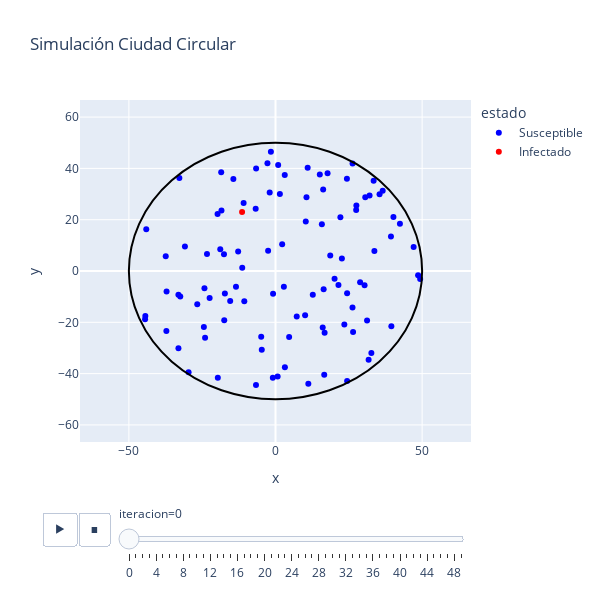

This figure's notebook cell:
### Markdown cell above
## 2. Configuración Ciudad Circular (Problema 2)

**Fase 3:**
* [cite_start]Se crea una ciudad circular de radio $R = D/2$[cite: 13].
* [cite_start]**Distribución:** Para distribuir uniformemente en un círculo, el radio se calcula como $R \sqrt{u}$ donde $u$ es aleatorio uniforme[cite: 13, 24].

**Fase 4:**
* Misma lógica de movimiento e infección, pero verificando que las personas se mantengan dentro del radio del círculo.

### Code cell
def simulacion_circular(N, D, r_inf, tasa_rec, n_steps):
    radio_ciudad = D / 2
    
    # --- FASE 3: INICIALIZACIÓN CIRCULAR ---
    # [cite_start]Distribución uniforme modificada para círculo [cite: 13, 24]
    theta = np.random.uniform(0, 2 * np.pi, N)
    u = np.random.uniform(0, 1, N)
    r_pos = radio_ciudad * np.sqrt(u) # Raíz cuadrada para uniformidad
    
    # Coordenadas polares a cartesianas
    pos_x = r_pos * np.cos(theta)
    pos_y = r_pos * np.sin(theta)
    
    estados = np.zeros(N, dtype=int)
    estados[np.random.randint(0, N)] = 1
    
    datos_simulacion = []

    # --- FASE 4: ITERACIÓN ---
    for t in range(n_steps):
        
        # Guardar datos
        for i in range(N):
            estado_label = "Susceptible"
            if estados[i] == 1: estado_label = "Infectado"
            elif estados[i] == 2: estado_label = "Recuperado"
            
            datos_simulacion.append({
                "iteracion": t, "id": i, "x": pos_x[i], "y": pos_y[i], "estado": estado_label
            })
        
        # [cite_start]Movimiento Normal [cite: 39]
        dx = np.random.normal(0, velocidad_std, N)
        dy = np.random.normal(0, velocidad_std, N)
        
        # Calcular nueva posición tentativa
        nuevo_x = pos_x + dx
        nuevo_y = pos_y + dy
        
        # Validar límites circulares (si sale, se queda en posición anterior o se ajusta)
        dist_centro = np.sqrt(nuevo_x**2 + nuevo_y**2)
        mask_dentro = dist_centro <= radio_ciudad
        
        # Solo actualizamos si están dentro del radio
        pos_x = np.where(mask_dentro, nuevo_x, pos_x)
        pos_y = np.where(mask_dentro, nuevo_y, pos_y)
        
        # [cite_start]Infección y Recuperación (Idéntico a lógica anterior) [cite: 42, 44]
        nuevos_infectados = []
        indices_infectados = np.where(estados == 1)[0]
        indices_susceptibles = np.where(estados == 0)[0]
        
        for s_idx in indices_susceptibles:
            p_s = np.array([pos_x[s_idx], pos_y[s_idx]])
            for i_idx in indices_infectados:
                p_i = np.array([pos_x[i_idx], pos_y[i_idx]])
                if calcular_distancia(p_s, p_i, r_inf):
                    nuevos_infectados.append(s_idx)
                    break 
        
        estados[nuevos_infectados] = 1
        
        for i_idx in indices_infectados:
            if np.random.uniform(0, 1) < tasa_rec:
                estados[i_idx] = 2

    return pd.DataFrame(datos_simulacion)

# Ejecutar
df_circ = simulacion_circular(N, D, r_infeccion, tasa_recuperacion, n_iteraciones)

# [cite_start]Animación Circular [cite: 46]
fig_c = px.scatter(df_circ, x="x", y="y", animation_frame="iteracion", animation_group="id",
           color="estado", hover_name="id", range_x=[-D/1.5, D/1.5], range_y=[-D/1.5, D/1.5],
           color_discrete_map={"Susceptible": "blue", "Infectado": "red", "Recuperado": "green"},
           title="Simulación Ciudad Circular")

# Dibujar borde
fig_c.add_shape(type="circle", xref="x", yref="y", x0=-D/2, y0=-D/2, x1=D/2, y1=D/2, line_color="Black")
fig_c.layout.updatemenus[0].buttons[0].args[1]['frame']['duration'] = 100
fig_c.update_layout(width=600, height=600)
fig_c.show()

### Figure 1 — Plotly figure (JSON) as saved in the notebook; plotly's stock layout.template omitted (floating-point values rounded to 4 significant figures)
{"data": [{"hovertemplate": "<b>%{hovertext}</b><br><br>estado=Susceptible<br>iteracion=0<br>x=%{x}<br>y=%{y}<extra></extra>", "hovertext": [0.0, 1.0, 2.0, 3.0, 4.0, 5.0, 6.0, 7.0, 8.0, 9.0, 10.0, 11.0, 12.0, 13.0, 14.0, 15.0, 16.0, 17.0, 18.0, 19.0, 20.0, 21.0, 22.0, 23.0, 24.0, 25.0, 26.0, 27.0, 28.0, 29.0, 30.0, 31.0, 32.0, 33.0, 34.0, 35.0, 36.0, 37.0, 38.0, 39.0, 40.0, 41.0, 42.0, 43.0, 44.0, 45.0, 46.0, 47.0, 48.0, 49.0, 50.0, 51.0, 52.0, 53.0, 54.0, 55.0, 56.0, 57.0, 58.0, 59.0, 60.0, 61.0, 62.0, 63.0, 64.0, 65.0, 66.0, 67.0, 68.0, 69.0, 70.0, 71.0, 72.0, 73.0, 74.0, 75.0, 76.0, 77.0, 78.0, 79.0, 80.0, 81.0, 82.0, 83.0, 84.0, 85.0, 87.0, 88.0, 89.0, 90.0, 91.0, 92.0, 93.0, 94.0, 95.0, 96.0, 97.0, 98.0, 99.0], "ids": [0, 1, 2, 3, 4, 5, 6, 7, 8, 9, 10, 11, 12, 13, 14, 15, 16, 17, 18, 19, 20, 21, 22, 23, 24, 25, 26, 27, 28, 29, 30, 31, 32, 33, 34, 35, 36, 37, 38, 39, 40, 41, 42, 43, 44, 45, 46, 47, 48, 49, 50, 51, 52, 53, 54, 55, 56, 57, 58, 59, 60, 61, 62, 63, 64, 65, 66, 67, 68, 69, 70, 71, 72, 73, 74, 75, 76, 77, 78, 79, 80, 81, 82, 83, 84, 85, 87, 88, 89, 90, 91, 92, 93, 94, 95, 96, 97, 98, 99], "legendgroup": "Susceptible", "marker": {"color": "blue", "symbol": "circle"}, "mode": "markers", "name": "Susceptible", "orientation": "v", "showlegend": true, "type": "scatter", "x": [-17.26, 15.11, -15.45, 47.11, 27.58, -10.88, -17.57, 22.13, 30.61, -4.681, -22.46, -37.14, -30.89, 20.14, 18.67, 17.76, -29.64, 15.81, -37.21, -13.48, 30.37, 26.46, 24.42, 27.5, 31.76, 33.46, -10.64, -4.872, 26.29, -17.48, 39.37, -6.759, 26.26, 10.33, 42.43, -44.06, 16.1, 40.21, -18.42, 12.72, 32.08, -14.37, 4.652, -24.23, 24.42, 35.48, 39.5, 16.41, 24.35, 22.64, 49.33, -11.34, -26.68, -24.43, 11.2, 16.62, 10.57, 3.153, 32.69, 2.853, -33.1, 48.63, -0.8323, 2.274, 16.75, -12.74, 33.73, -18.52, 3.202, 21.47, -6.615, 0.9056, -44.48, 7.24, -0.9081, -44.39, -24.01, 1.492, -18.83, -1.569, 23.47, 36.55, -19.67, -1.981, -37.43, -2.518, -2.75, 0.7224, -19.76, -6.655, -23.36, -32.47, -33.11, 28.85, -32.78, 10.97, 31.22, 16.25, 10.1], "xaxis": "x", "y": [-8.804, 37.66, -11.73, 9.393, 25.53, 26.55, 6.484, 20.93, 28.73, -30.67, -10.52, -7.995, 9.516, -2.99, 6.04, 38.12, -39.48, 18.24, -23.41, -6.112, -5.596, -23.81, -8.695, 23.82, -34.61, 35.23, -11.76, -25.61, 41.92, -19.25, 13.47, 24.25, -14.19, 19.28, 18.45, 16.28, -21.98, 21.02, 23.58, -9.266, 29.43, 35.84, -25.77, -6.745, -42.92, 29.96, -21.54, -7.114, 35.99, 4.892, -3.153, 1.27, -12.98, -21.79, -43.99, -40.49, 28.74, 37.47, -31.94, -6.112, -30.16, -1.62, -8.915, 10.43, -24.1, 7.562, 7.795, 38.46, -37.51, -5.483, 39.92, 41.37, -18.79, -17.74, -41.59, -17.56, -26.02, 30.04, 8.493, 46.52, -20.85, 31.24, -41.62, 30.62, 5.79, 7.848, 42.05, -41.16, 22.21, -44.47, 6.617, -9.933, -9.233, -4.412, 36.22, 40.27, -19.32, 31.81, -17.21], "yaxis": "y"}, {"hovertemplate": "<b>%{hovertext}</b><br><br>estado=Infectado<br>iteracion=0<br>x=%{x}<br>y=%{y}<extra></extra>", "hovertext": [86.0], "ids": [86], "legendgroup": "Infectado", "marker": {"color": "red", "symbol": "circle"}, "mode": "markers", "name": "Infectado", "orientation": "v", "showlegend": true, "type": "scatter", "x": [-11.39], "xaxis": "x", "y": [22.98], "yaxis": "y"}], "layout": {"height": 600, "legend": {"title": {"text": "estado"}, "tracegroupgap": 0}, "shapes": [{"line": {"color": "Black"}, "type": "circle", "x0": -50, "x1": 50, "xref": "x", "y0": -50, "y1": 50, "yref": "y"}], "sliders": [{"active": 0, "currentvalue": {"prefix": "iteracion="}, "len": 0.9, "pad": {"b": 10, "t": 60}, "steps": [{"args": [["0"], {"frame": {"duration": 0, "redraw": false}, "fromcurrent": true, "mode": "immediate", "transition": {"duration": 0, "easing": "linear"}}], "label": "0", "method": "animate"}, {"args": [["1"], {"frame": {"duration": 0, "redraw": false}, "fromcurrent": true, "mode": "immediate", "transition": {"duration": 0, "easing": "linear"}}], "label": "1", "method": "animate"}, {"args": [["2"], {"frame": {"duration": 0, "redraw": false}, "fromcurrent": true, "mode": "immediate", "transition": {"duration": 0, "easing": "linear"}}], "label": "2", "method": "animate"}, {"args": [["3"], {"frame": {"duration": 0, "redraw": false}, "fromcurrent": true, "mode": "immediate", "transition": {"duration": 0, "easing": "linear"}}], "label": "3", "method": "animate"}, {"args": [["4"], {"frame": {"duration": 0, "redraw": false}, "fromcurrent": true, "mode": "immediate", "transition": {"duration": 0, "easing": "linear"}}], "label": "4", "method": "animate"}, {"args": [["5"], {"frame": {"duration": 0, "redraw": false}, "fromcurrent": true, "mode": "immediate", "transition": {"duration": 0, "easing": "linear"}}], "label": "5", "method": "animate"}, {"args": [["6"], {"frame": {"duration": 0, "redraw": false}, "fromcurrent": true, "mode": "immediate", "transition": {"duration": 0, "easing": "linear"}}], "label": "6", "method": "animate"}, {"args": [["7"], {"frame": {"duration": 0, "redraw": false}, "fromcurrent": true, "mode": "immediate", "transition": {"duration": 0, "easing": "linear"}}], "label": "7", "method": "animate"}, {"args": [["8"], {"frame": {"duration": 0, "redraw": false}, "fromcurrent": true, "mode": "immediate", "transition": {"duration": 0, "easing": "linear"}}], "label": "8", "method": "animate"}, {"args": [["9"], {"frame": {"duration": 0, "redraw": false}, "fromcurrent": true, "mode": "immediate", "transition": {"duration": 0, "easing": "linear"}}], "label": "9", "method": "animate"}, {"args": [["10"], {"frame": {"duration": 0, "redraw": false}, "fromcurrent": true, "mode": "immediate", "transition": {"duration": 0, "easing": "linear"}}], "label": "10", "method": "animate"}, {"args": [["11"], {"frame": {"duration": 0, "redraw": false}, "fromcurrent": true, "mode": "immediate", "transition": {"duration": 0, "easing": "linear"}}], "label": "11", "method": "animate"}, {"args": [["12"], {"frame": {"duration": 0, "redraw": false}, "fromcurrent": true, "mode": "immediate", "transition": {"duration": 0, "easing": "linear"}}], "label": "12", "method": "animate"}, {"args": [["13"], {"frame": {"duration": 0, "redraw": false}, "fromcurrent": true, "mode": "immediate", "transition": {"duration": 0, "easing": "linear"}}], "label": "13", "method": "animate"}, {"args": [["14"], {"frame": {"duration": 0, "redraw": false}, "fromcurrent": true, "mode": "immediate", "transition": {"duration": 0, "easing": "linear"}}], "label": "14", "method": "animate"}, {"args": [["15"], {"frame": {"duration": 0, "redraw": false}, "fromcurrent": true, "mode": "immediate", "transition": {"duration": 0, "easing": "linear"}}], "label": "15", "method": "animate"}, {"args": [["16"], {"frame": {"duration": 0, "redraw": false}, "fromcurrent": true, "mode": "immediate", "transition": {"duration": 0, "easing": "linear"}}], "label": "16", "method": "animate"}, {"args": [["17"], {"frame": {"duration": 0, "redraw": false}, "fromcurrent": true, "mode": "immediate", "transition": {"duration": 0, "easing": "linear"}}], "label": "17", "method": "animate"}, {"args": [["18"], {"frame": {"duration": 0, "redraw": false}, "fromcurrent": true, "mode": "immediate", "transition": {"duration": 0, "easing": "linear"}}], "label": "18", "method": "animate"}, {"args": [["19"], {"frame": {"duration": 0, "redraw": false}, "fromcurrent": true, "mode": "immediate", "transition": {"duration": 0, "easing": "linear"}}], "label": "19", "method": "animate"}, {"args": [["20"], {"frame": {"duration": 0, "redraw": false}, "fromcurrent": true, "mode": "immediate", "transition": {"duration": 0, "easing": "linear"}}], "label": "20", "method": "animate"}, {"args": [["21"], {"frame": {"duration": 0, "redraw": false}, "fromcurrent": true, "mode": "immediate", "transition": {"duration": 0, "easing": "linear"}}], "label": "21", "method": "animate"}, {"args": [["22"], {"frame": {"duration": 0, "redraw": false}, "fromcurrent": true, "mode": "immediate", "transition": {"duration": 0, "easing": "linear"}}], "label": "22", "method": "animate"}, {"args": [["23"], {"frame": {"duration": 0, "redraw": false}, "fromcurrent": true, "mode": "immediate", "transition": {"duration": 0, "easing": "linear"}}], "label": "23", "method": "animate"}, {"args": [["24"], {"frame": {"duration": 0, "redraw": false}, "fromcurrent": true, "mode": "immediate", "transition": {"duration": 0, "easing": "linear"}}], "label": "24", "method": "animate"}, {"args": [["25"], {"frame": {"duration": 0, "redraw": false}, "fromcurrent": true, "mode": "immediate", "transition": {"duration": 0, "easing": "linear"}}], "label": "25", "method": "animate"}, {"args": [["26"], {"frame": {"duration": 0, "redraw": false}, "fromcurrent": true, "mode": "immediate", "transition": {"duration": 0, "easing": "linear"}}], "label": "26", "method": "animate"}, {"args": [["27"], {"frame": {"duration": 0, "redraw": false}, "fromcurrent": true, "mode": "immediate", "transition": {"duration": 0, "easing": "linear"}}], "label": "27", "method": "animate"}, {"args": [["28"], {"frame": {"duration": 0, "redraw": false}, "fromcurrent": true, "mode": "immediate", "transition": {"duration": 0, "easing": "linear"}}], "label": "28", "method": "animate"}, {"args": [["29"], {"frame": {"duration": 0, "redraw": false}, "fromcurrent": true, "mode": "immediate", "transition": {"duration": 0, "easing": "linear"}}], "label": "29", "method": "animate"}, {"args": [["30"], {"frame": {"duration": 0, "redraw": false}, "fromcurrent": true, "mode": "immediate", "transition": {"duration": 0, "easing": "linear"}}], "label": "30", "method": "animate"}, {"args": [["31"], {"frame": {"duration": 0, "redraw": false}, "fromcurrent": true, "mode": "immediate", "transition": {"duration": 0, "easing": "linear"}}], "label": "31", "method": "animate"}, {"args": [["32"], {"frame": {"duration": 0, "redraw": false}, "fromcurrent": true, "mode": "immediate", "transition": {"duration": 0, "easing": "linear"}}], "label": "32", "method": "animate"}, {"args": [["33"], {"frame": {"duration": 0, "redraw": false}, "fromcurrent": true, "mode": "immediate", "transition": {"duration": 0, "easing": "linear"}}], "label": "33", "method": "animate"}, {"args": [["34"], {"frame": {"duration": 0, "redraw": false}, "fromcurrent": true, "mode": "immediate", "transition": {"duration": 0, "easing": "linear"}}], "label": "34", "method": "animate"}, {"args": [["35"], {"frame": {"duration": 0, "redraw": false}, "fromcurrent": true, "mode": "immediate", "transition": {"duration": 0, "easing": "linear"}}], "label": "35", "method": "animate"}, {"args": [["36"], {"frame": {"duration": 0, "redraw": false}, "fromcurrent": true, "mode": "immediate", "transition": {"duration": 0, "easing": "linear"}}], "label": "36", "method": "animate"}, {"args": [["37"], {"frame": {"duration": 0, "redraw": false}, "fromcurrent": true, "mode": "immediate", "transition": {"duration": 0, "easing": "linear"}}], "label": "37", "method": "animate"}, {"args": [["38"], {"frame": {"duration": 0, "redraw": false}, "fromcurrent": true, "mode": "immediate", "transition": {"duration": 0, "easing": "linear"}}], "label": "38", "method": "animate"}, {"args": [["39"], {"frame": {"duration": 0, "redraw": false}, "fromcurrent": true, "mode": "immediate", "transition": {"duration": 0, "easing": "linear"}}], "label": "39", "method": "animate"}, {"args": [["40"], {"frame": {"duration": 0, "redraw": false}, "fromcurrent": true, "mode": "immediate", "transition": {"duration": 0, "easing": "linear"}}], "label": "40", "method": "animate"}, {"args": [["41"], {"frame": {"duration": 0, "redraw": false}, "fromcurrent": true, "mode": "immediate", "transition": {"duration": 0, "easing": "linear"}}], "label": "41", "method": "animate"}, {"args": [["42"], {"frame": {"duration": 0, "redraw": false}, "fromcurrent": true, "mode": "immediate", "transition": {"duration": 0, "easing": "linear"}}], "label": "42", "method": "animate"}, {"args": [["43"], {"frame": {"duration": 0, "redraw": false}, "fromcurrent": true, "mode": "immediate", "transition": {"duration": 0, "easing": "linear"}}], "label": "43", "method": "animate"}, {"args": [["44"], {"frame": {"duration": 0, "redraw": false}, "fromcurrent": true, "mode": "immediate", "transition": {"duration": 0, "easing": "linear"}}], "label": "44", "method": "animate"}, {"args": [["45"], {"frame": {"duration": 0, "redraw": false}, "fromcurrent": true, "mode": "immediate", "transition": {"duration": 0, "easing": "linear"}}], "label": "45", "method": "animate"}, {"args": [["46"], {"frame": {"duration": 0, "redraw": false}, "fromcurrent": true, "mode": "immediate", "transition": {"duration": 0, "easing": "linear"}}], "label": "46", "method": "animate"}, {"args": [["47"], {"frame": {"duration": 0, "redraw": false}, "fromcurrent": true, "mode": "immediate", "transition": {"duration": 0, "easing": "linear"}}], "label": "47", "method": "animate"}, {"args": [["48"], {"frame": {"duration": 0, "redraw": false}, "fromcurrent": true, "mode": "immediate", "transition": {"duration": 0, "easing": "linear"}}], "label": "48", "method": "animate"}, {"args": [["49"], {"frame": {"duration": 0, "redraw": false}, "fromcurrent": true, "mode": "immediate", "transition": {"duration": 0, "easing": "linear"}}], "label": "49", "method": "animate"}], "x": 0.1, "xanchor": "left", "y": 0, "yanchor": "top"}], "title": {"text": "Simulación Ciudad Circular"}, "updatemenus": [{"buttons": [{"args": [null, {"frame": {"duration": 100, "redraw": false}, "fromcurrent": true, "mode": "immediate", "transition": {"duration": 500, "easing": "linear"}}], "label": "&#9654;", "method": "animate"}, {"args": [[null], {"frame": {"duration": 0, "redraw": false}, "fromcurrent": true, "mode": "immediate", "transition": {"duration": 0, "easing": "linear"}}], "label": "&#9724;", "method": "animate"}], "direction": "left", "pad": {"r": 10, "t": 70}, "showactive": false, "type": "buttons", "x": 0.1, "xanchor": "right", "y": 0, "yanchor": "top"}], "width": 600, "xaxis": {"anchor": "y", "domain": [0, 1], "range": [-66.67, 66.67], "title": {"text": "x"}}, "yaxis": {"anchor": "x", "domain": [0, 1], "range": [-66.67, 66.67], "title": {"text": "y"}}}}
